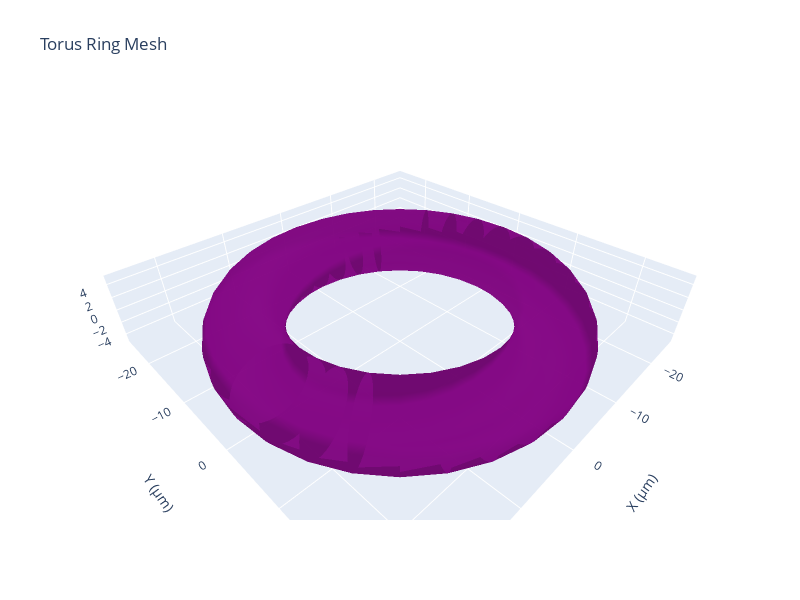

Notebook code for this chart:
### Code cell
# Visualize the torus
fig = visualize_mesh_3d(
    torus, 
    title="Torus Ring Mesh",
    color="purple",
    backend="plotly"
)
fig.show()

### Figure 1 — Plotly figure (JSON) as saved in the notebook; plotly's stock layout.template omitted (floating-point values rounded to 4 significant figures; data arrays with more than 128 entries replaced by an {"elided": "..."} marker saying what was removed)
{"data": [{"color": "purple", "i": {"elided": "2048 int values"}, "j": {"elided": "2048 int values"}, "k": {"elided": "2048 int values"}, "name": "Mesh", "opacity": 0.8, "type": "mesh3d", "x": {"elided": "1024 float values"}, "y": {"elided": "1024 float values"}, "z": {"elided": "1024 float values"}}], "layout": {"height": 600, "scene": {"aspectmode": "data", "aspectratio": {"x": 1, "y": 1, "z": 0.8}, "xaxis": {"title": {"text": "X (µm)"}}, "yaxis": {"title": {"text": "Y (µm)"}}, "zaxis": {"title": {"text": "Z (µm)"}}}, "title": {"text": "Torus Ring Mesh"}, "width": 800}}
